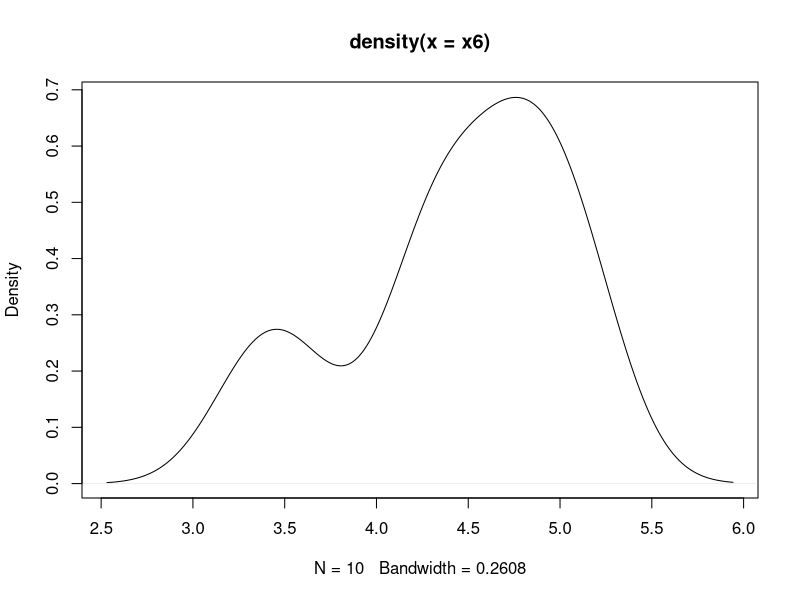

This chart was generated by the following R code: (Note: this script raises an error after producing the figure.)
# Vectors and Basic Statistics - Univariate Analysis
#packages required - e1071, modeest
#single dimension of same data type
#x = c(3, 'Data', TRUE) # cannotr

#create numbers in sequence----
(x1 <- 10:19)
x1
(x1 = 10:19)
(x1 = sample(x=10:19))#pick in random order
x1
print(x1) #see the position numbers start from 1

#subset/ filter values on condition, position----
x1
x1[x1 > 15]
x1[x1 < 13]
x1[(x1 < 14) | (x1 > 17)]
x1[(x1 > 14) & (x1 < 17)]

#Subset values on position
x1
length(x1)
x1[1]
x1[3:6]
x1[c(3,6,7)]
x1
x1[-5]
x1[-c(1,3,7)]

#sort
sort(x1)
sort(x1, decreasing=T)
x1
rev(x1)  #rev is different from decreasing order


#generate numbers different way----
(x2 = c(4,7,3,9,11))
#c - combine values in a vector variable
(x3 = seq(from=0, to=100, by=5))
(x4 = c(rep(4,times=3), rep(7, times=4)))
(x5 = c(rep(c(1,2,3), times=c(5,4,3))))

#Using probability Distributions
(x6 = rnorm(n=10, mean=5, sd=1))
mean(x6)
sd(x6)
(x7 = runif(n=10, min=2, max=10))

plot(density(x6))

#removing decimal places/ round----
floor(10.35)
x6
floor(x6)
ceiling(x6)
trunc(x6)
round(x6,digits=2)  #round to decimal places
signif(x6,digits=3)  #round to specified no of digits

# Basic operations on vector----
x1
sum(x1)
cumsum(x1) # cumulative sum
cumprod(x1)
x1 * 2  # multiple by 2
x1 * c(2,4) #multiple 2 & 4 alternatively
x1
#similarly other operators can be used
x1/2
x1 ^ 2
x1 ** 2
x1 %% 2
sqrt(x1)
sin(x1)

#concatenate vectors
x1; x2
(x8 = c(x1, x2))
x8

#min, max, compare ----
min(x1)
max(x1)
mean(x1)
median(x1)
mode(x1) #this mode is not stats mode
length(x1)  #no of values
x1==x2
5 < 6
5 > 6
5 == 6
5 <= 6

#attributes----
str(x1)
class(x1)
typeof(x1)
summary(x1)
head(x1)
head(x1,n=3)
tail(x1)


#missing values in vector (NA)----
(x9 = c(1,5,14,NA,20,17, NA,9))
sum(x9) #error
is.na(x9) #T & F 
#how many missing values
sum(is.na(x9))
sum(x9, na.rm=T)
na.omit(x9)
na.exclude(x9)
#impute
x9[is.na(x9)] = mean(x9, na.rm=T)
x9

#Other Vectors----
class(x1)
(x11 = c(10.4, 12.4, 15, 20)) #numeric
class(x11)
(x12 = c(3L,6L,9L, 15L)) #integer
class(x12)

#character----
(x13 = c('henry', 'harvin', 'education'))
class(x13)
toupper(x13)
casefold(x13,upper=T)

(x14 = c("BUSINESS", "MARKETING", 'FINANCIAL'))
tolower(x14)
casefold(x14,upper=F)

chartr("BMF","bmF",x14) #replace BMF with bmF
strsplit(x14, "E") #split at point E is found


#Logical Vectors----
(x20 = c(TRUE, FALSE, T, F, TRUE))
class(x20)
sum(x20) #how many T
x20[x20 ==T ] # T=1
table(x20)  #T & F count

#names to vector elements----
x14
names(x14) = c('CBAP','CMAP',"CFAP")
x14
x14["CMAP"]  #value of label CMAP


#paste ----
paste("Product",1,sep="-")
paste("Coy",1,sep="$")
paste("Product",1:10,sep="-")

#Generate Sample values----
(x25 = ceiling(rnorm(10, mean=60, sd=10)))
(x26a = sample(c("Male","Female")))
(x26b = sample(c("Male","Female"), size=10))#error
(x26c = sample(c("Male","Female"), size=10, replace=T))
table(x26c)
(x26d = sample(c("Male","Female"), size=10, replace=T, prob=c(.6, .4)))
table(x26d) #will not be exactly as per prob as sample size is less

(x26e = sample(c("Male","Female"), size=10000, replace=T, prob=c(.6, .4)))  #increase sample size
table(x26e) # approx as per prob
prop.table(table(x26e))

#sampling----
#using sampling with set.seed for repeating pattern
(x27a = sample(c("Phd","MBA", "BBA"), size=10, replace=T))
table(x27a)
(x27b = sample(c("Phd","MBA", "BBA"), size=10, replace=T))
table(x27b)
x27a==x27b  #not same

#how to regenerate the sample pattern using seed value
set.seed(123)  #123 can be any number
(x28a = sample(c("Phd","MBA", "BBA"), size=10, replace=T))
table(x28a)
set.seed(123)  #repeat this
(x28b = sample(c("Phd","MBA", "BBA"), size=10, replace=T))
table(x28b)
x28a==x28b  #all are same


#Univariate Analysis----
#Basic Statistics on Single Variable
#continuous values
(x30 = rnorm(100, mean=60, sd=5))

#discrete category values- unordered
(x31a = sample(c('Phd','MBA','BBA'), size=100, replace=T, prob=c(.1,.3, .6)))
(x31 = factor(x31a))

#ordered category
(x32a = sample(c('Excellent','Good','Satisfactory','Poor'), size=100, replace=T, prob=c(.3,.4,.2,.1)))
(x32  = factor(x32a, ordered=T, levels=c('Poor','Satisfactory','Good','Excellent')))

#summary
summary(x30)
summary(x31)
summary(x32)
table(x31)
prop.table(table(x31))
length(x30)

#plots-----
hist(x30)
hist(x30, breaks=10, col=1:10)
plot(x30)
boxplot(x30)
abline(h=summary(x30))

#categorical variable
table(x31)
barplot(table(x31), horiz=T)
barplot(table(x32), horiz=F, col=1:4)
pie(table(x32))

#Statistics----
mean(x30)
var(x30)
sd(x30)
sqrt(var(x30))
min(x30)
max(x30)
range(x30)

plot(density(x30))
e1071::skewness(x30)
e1071::kurtosis(x30)
Hmisc::describe(x30)
quantile(x30)
quantile(x30, prob=c(seq(0,1,by=.1)))
quantile(x30, prob=c(seq(0,1,by=.01)))
range(x30)
stem(x30)

#mode----
#mode of continous 
modeest::mlv(x30,method='shorth')
#mode of categorical variable
x31
(courses = table(x31))
names(courses)[courses == max(courses)]

#Frequency Table----
#generate sample data using uniform distribution from 0 to 100
(x33 = runif(100, min=0, max=100))
range(x33)
length(x33)
# Divide range into step of 20 ie 5 levels
(breaks = seq(0,100,by=20))
length(breaks)
(x33.cut = cut(x33, breaks))
head(cbind(x33, x33.cut))
table(x33.cut)
(freqtable = cbind(table(x33.cut)))  #see it vertically
barplot(freqtable, beside = T, names.arg = row.names(freqtable))


#give intervals a Label values A, B..
LETTERS[1:5]
(x33b.cut = cut(x33, breaks, labels=LETTERS[1:length(breaks)-1]))
x33b.cut

(table(x33b.cut))
(freqtable2 = cbind(table(x33b.cut)))
row.names(freqtable2)

barplot(freqtable2, beside = T, col=1:5, names.arg = row.names(freqtable2), ylim=c(0, max(freqtable2)+5))

title(main="Distribution of Values", sub='Frequency Table')
text(x=(1:nrow(freqtable2))+.5, y=freqtable2+3, freqtable2, col=1:5)


#Undersand other Data Structures and various analysis on them
#matrix, data.frame
